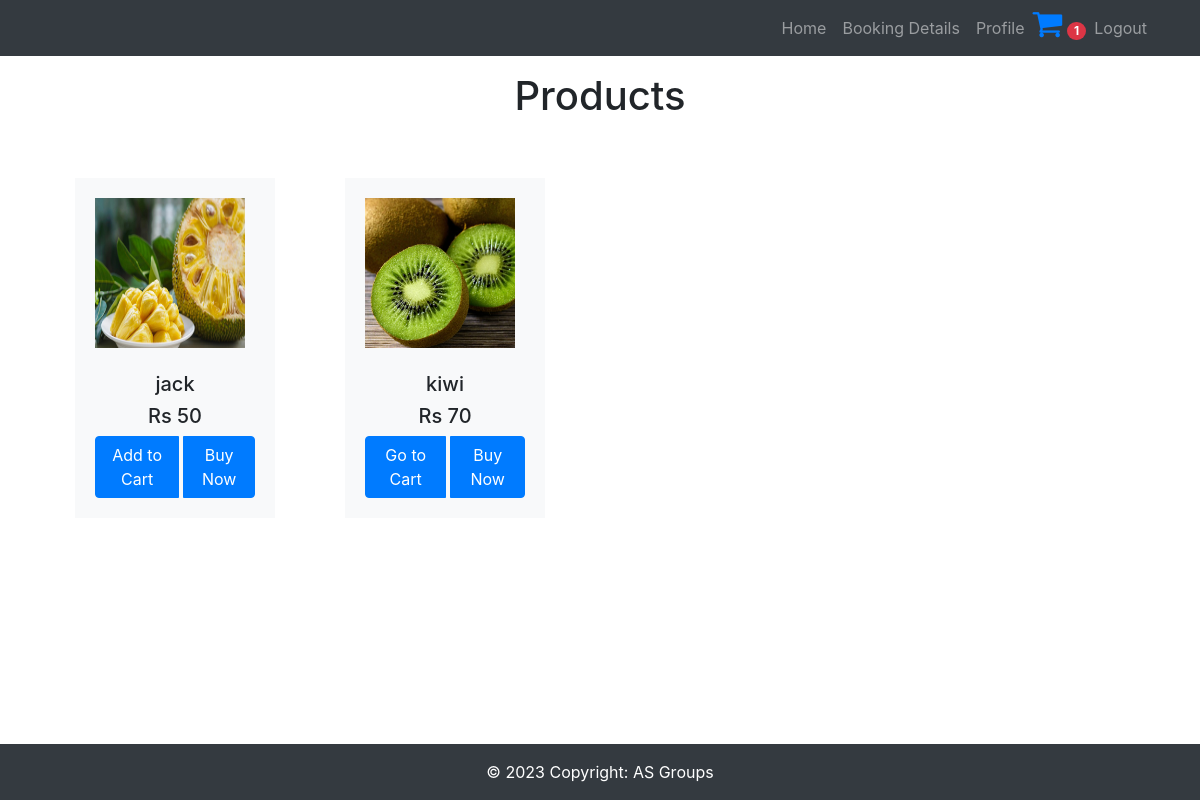
The page /uhome (signed in) on the database its author committed.
### app1/models.py (models this page shows)
class product(models.Model):
    pid = models.IntegerField(primary_key=True)
    pname=models.CharField(max_length=10)
    price=models.IntegerField()
    quantity=models.IntegerField()
    image=models.FileField()

### app1/views.py (the view)
# urls.py: path('uhome',views.user_home),
def user_home(request):
    if 'id' in request.session:
        user=register.objects.get(username=request.session['id'])
        l=[]
        datas=''
        try:
            datas = Cart.objects.filter(user_details=user)
            d1=datas
            print(datas)
            for i in datas:
                l.append(i.product_details)
        except:
            pass
        data=product.objects.all()
        print(l)
        return render(request,'user-home.html',{'data':data,'datas':l,'d1':d1})
    return redirect(login)

### template/user-home.html (shortened to what this page needs)
<!DOCTYPE html>
{% extends "header.html" %}
{% block nav %}
<li class="nav-item"><a class="nav-link" href="../uhome">Home</a></li>
<li class="nav-item"><a class="nav-link" href="../book_details">Booking Details</a></li>
    <li class="nav-item"><a class="nav-link" href="../profile">Profile</a></li>
    <li class="nav-item "><a href="../cart">
    <i class="fa fa-shopping-cart fa-2x"></i>
    <span class="badge badge-pill badge-danger">{% if d1 %}{{ d1.count }}{% else %}0{% endif %}</span>
</a></li>
<li class="nav-item"><a class="nav-link" href="../user_logout">Logout</a></li>
{% endblock nav %}
{% block body %}
<div class="all-page-title page-breadcrumb">
		<div class="container text-center">
			<div class="row mt-3">
				<div class="col-lg-12">
					<h1>Products</h1>
				</div>
			</div>
		</div>
	</div>
{% for i in data %}
    <div class="row float-left col-lg-3" style="padding:50px;">
        <div class="container col-lg-12 mh-100 bg-light" style="display:flex;margin-left:40px;padding:20px;" >
        <div class="img-wrapper">
		<img src="{{i.image.url}}" height="150" width="150"><br><br>
            <h5 style="text-align:center;">{{i.pname}}</h5>
        <h5 style="text-align:center;" >Rs {{i.price}}</h5>
            {%  if i in datas %}
            <div class="btn-group ">
                <a href="cart" class="btn btn-primary ">Go to Cart</a>
                <a href="../single_booking/{{i.pk}}" class="btn btn-primary ml-1"> Buy Now</a>
            </div>
            {% else %}
            <div class="btn-group">
                <a href="addcart/{{i.pk}}" class="btn btn-primary">Add to Cart</a>
                <a href="../single_booking/{{i.pk}}" class="btn btn-primary ml-1"> Buy Now</a>
            </div>
{% endif %}
        </div>
    </div>
</div>
{% endfor %}
{% endblock body %}

### rows shown on the page
product: image (picture), pname "jack", price "50"
product: image (picture), pname "kiwi", price "70"

### other values the page prints
{{ d1.count }} "1"
